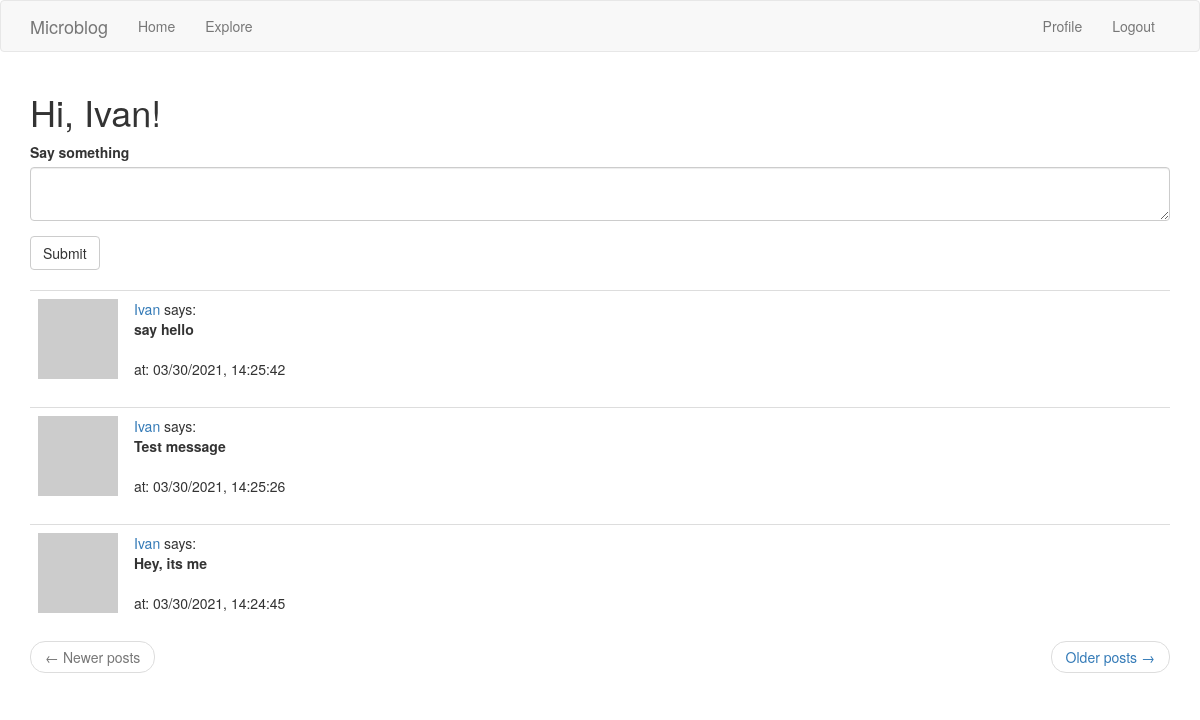
Page / (signed in) on the earlier database version.
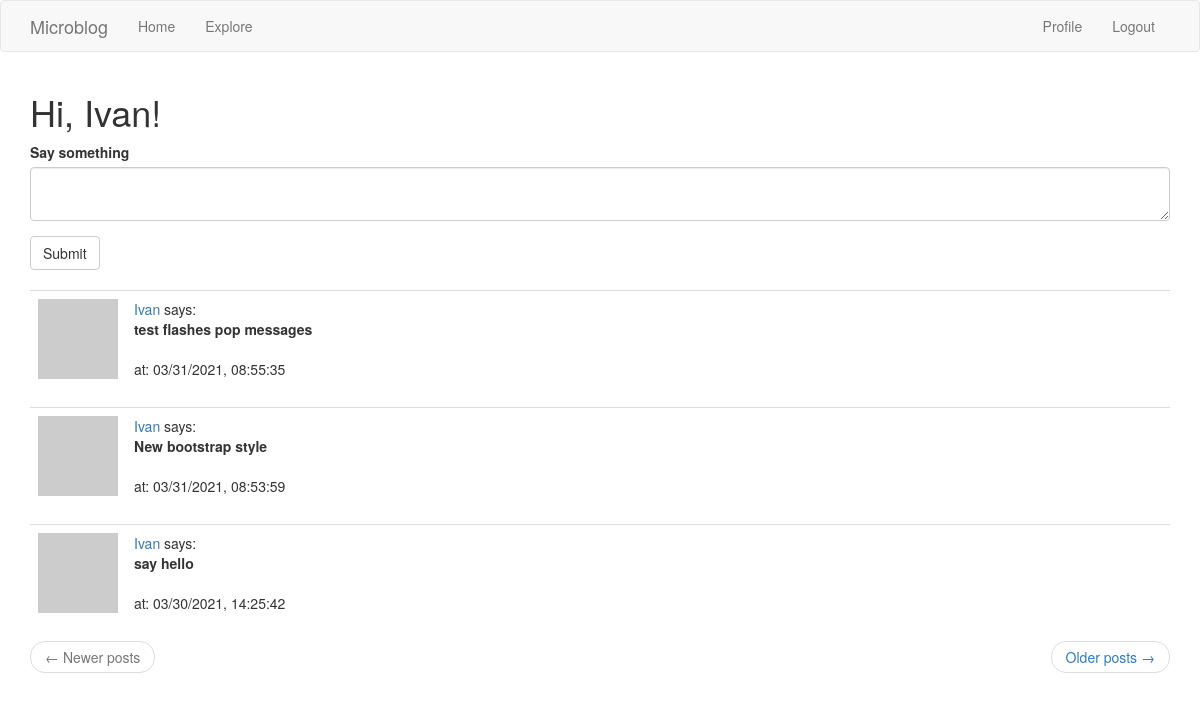
Same page on the later database version.
### blog/models.py (models this page shows, shortened)
class Post(db.Model):
    __tablename__ = 'posts'
    id = db.Column(db.Integer, primary_key=True)
    body = db.Column(db.String(140))
    timestamp = db.Column(db.DateTime, index=True, default=datetime.utcnow)
    user_id = db.Column(db.Integer, db.ForeignKey('users.id'))

class User(UserMixin, db.Model):
    __tablename__ = 'users'
    id = db.Column(db.Integer, primary_key=True)
    username = db.Column(db.String(64), index=True, unique=True)
    email = db.Column(db.String(128), index=True, unique=True)
    password_hash = db.Column(db.String(128))
    posts = db.relationship('Post', backref='author', lazy='dynamic')
    about_me = db.Column(db.String(160))
    last_seen = db.Column(db.DateTime, default=datetime.utcnow)
    followed = db.relationship('User',
                               secondary=followed_followers,
                               primaryjoin=(followed_followers.c.follower_id == id),
                               secondaryjoin=(followed_followers.c.followed_id == id),
                               backref=db.backref('followers', lazy='dynamic'),
                               lazy='dynamic')
    def get_avatar(self, size):
        avatar = md5(self.email.lower().encode('utf-8')).hexdigest()
        return f'https://www.gravatar.com/avatar/{avatar}?d=identicon&s={size}'
    def get_followed_posts(self):
        followed = Post.query.\
            join(followed_followers, (followed_followers.c.followed_id == Post.user_id)).\
            filter(followed_followers.c.follower_id == self.id)
        own = Post.query.filter_by(user_id=self.id)
        return followed.union(own).order_by(Post.timestamp.desc())

### blog/routes.py (the view)
@app.route('/', methods=['GET', 'POST'])
@login_required
def index():
    form = PostForm()
    if form.validate_on_submit():
        post = Post(body=form.post.data, author=current_user)
        db.session.add(post)
        db.session.commit()
        flash('Your post is live now!', 'info')
        return redirect(url_for('index'))
    page = request.args.get('page', 1, type=int)
    posts = current_user.get_followed_posts().paginate(page, app.config['POST_PER_PAGE'], False)
    next_url = url_for('index', page=posts.next_num) if posts.has_next else None
    prev_url = url_for('index', page=posts.prev_num) if posts.has_prev else None
    return render_template('index.html', posts=posts.items, form=form, next_url=next_url, prev_url=prev_url)

### blog/forms.py
class PostForm(FlaskForm):
    post = TextAreaField('Say something', validators=[DataRequired(), Length(min=0, max=140)])
    submit = SubmitField('Submit')

### blog/models.py (called while the page is built)
@login.user_loader
def load_user(user_id):
    return User.query.get(int(user_id))

### blog/routes.py (called while the page is built)
@app.before_request
def before_request():
    if current_user.is_authenticated:
        current_user.last_seen = datetime.utcnow()
        db.session.commit()

### blog/templates/index.html
{% extends "base.html" %}
{% import 'bootstrap/wtf.html' as wtf %}
{% block app_content %}
    <h1>Hi, {{ current_user.username }}!</h1>
    {% if form %}
    {{ wtf.quick_form(form) }}
    <br>
    {% endif %}
    {% for post in posts %}
        {% include '_post.html' %}
    {% endfor %}
    {% include '_pagination.html' %}
{% endblock %}

### blog/templates/_post.html
 <table class="table table-hover">
        <tr>
            <td width="70px">
                <a href="{{ url_for('user', username=post.author.username) }}">
                    <img src="{{ post.author.get_avatar(80) }}" />
                </a>
            </td>
            <td>
                <a href="{{ url_for('user', username=post.author.username) }}">
                    {{ post.author.username }}
                </a>
                says:
                <br>
                <b>{{ post.body }}</b>
                <br><br>
                at: {{ post.timestamp.strftime('%m/%d/%Y, %H:%M:%S') }}
            </td>
        </tr>
    </table>

Differences in the rows shown:
no longer on this page (row unchanged): Post: author.username "Ivan", body "Test message", timestamp "03/30/2021, 14:25:26"
no longer on this page (row unchanged): Post: author.username "Ivan", body "Hey, its me", timestamp "03/30/2021, 14:24:45"
added Post: author.username "Ivan", body "test flashes pop messages", timestamp "03/31/2021, 08:55:35"
added Post: author.username "Ivan", body "New bootstrap style", timestamp "03/31/2021, 08:53:59"
